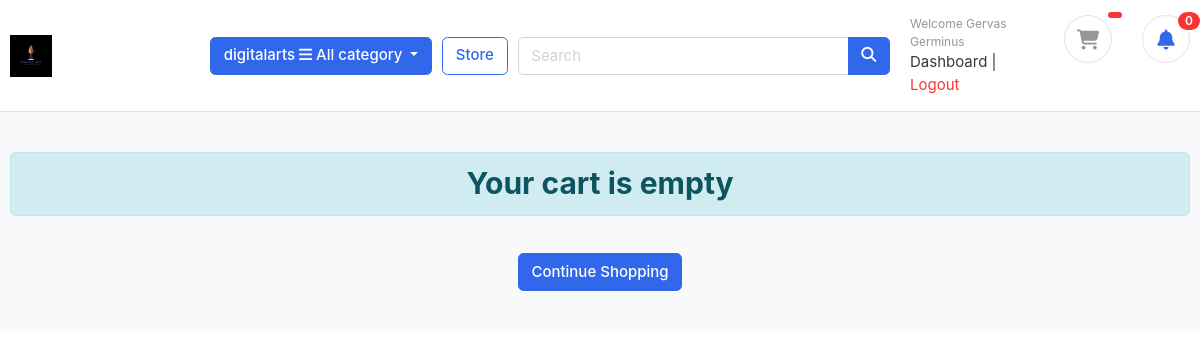
/cart (signed in), run on an earlier commit of the app's database.
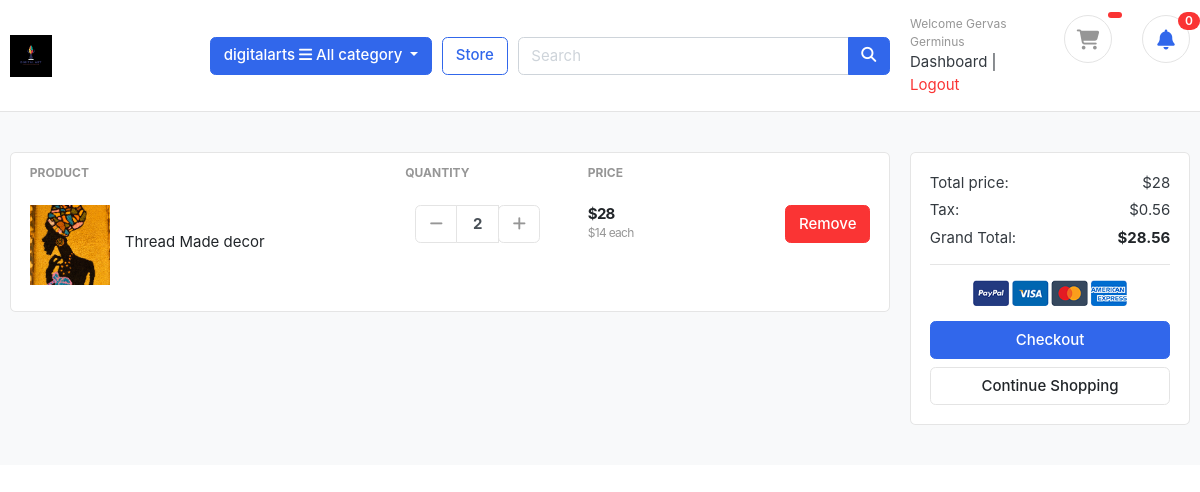
And on a later commit of the database.
### carts/models.py (models this page shows)
class CartItem(models.Model):
    user = models.ForeignKey(Account, on_delete=models.CASCADE, null=True)
    product = models.ForeignKey(Product, on_delete=models.CASCADE)
    variations = models.ManyToManyField(Variation, blank=True)
    cart = models.ForeignKey(Cart, on_delete=models.CASCADE, null=True)
    quantity = models.IntegerField()
    is_active = models.BooleanField(default=True)
    class Meta:
        db_table = 'CartItem'
    def sub_total(self):
        return self.product.price * self.quantity

### store/models.py (models this page shows, shortened)
class Product(models.Model):
    product_name = models.CharField(max_length=100, unique=True)
    slug = models.SlugField(max_length=100, unique=True)
    product_description = models.TextField(max_length=500, blank=True)
    price = models.IntegerField()
    image = models.ImageField(upload_to='photos/products')
    stock = models.IntegerField()
    is_available = models.BooleanField(default=True)
    category = models.ForeignKey(Category, on_delete=models.CASCADE)
    created_date = models.DateTimeField(auto_now_add=True)
    modified_date = models.DateTimeField(auto_now=True)
    def get_url(self):
        return reverse('product_detail', args=[self.category.slug, self.slug])

### carts/views.py (the view)
# urls.py: path('', views.cart, name='cart'),
def cart(request, total=0, quantity=0, cart_items=None):
    try:
        tax = 0
        grand_total = 0
        if request.user.is_authenticated:
            cart_items = CartItem.objects.filter(user=request.user, is_active=True) # get all the cart items using the cart
        else:
            cart = Cart.objects.get(cart_id=_cart_id(request))
            cart_items = CartItem.objects.filter(cart=cart, is_active=True)
        for cart_item in cart_items:
            total += (cart_item.product.price * cart_item.quantity)
            quantity += cart_item.quantity
        tax = (2 * total)/100
        grand_total = total + tax
    except ObjectDoesNotExist:
        pass
    context = {
        'cart_items': cart_items,
        'total': total,
        'quantity': quantity,
        'tax': tax,
        'grand_total': grand_total,
    }
    return render(request, 'carts/cart.html', context)

### templates/carts/cart.html (shortened to what the changed rows need)
{% extends 'base.html' %} {% block title %}Cart{% endblock %} {% load static %}
{% block content %} {% include 'includes/messages.html' %}
<section class="section-content padding-y bg">
  <div class="container">
    {% if not cart_items %}
    <h2 class="text-center alert alert-info" role="alert">
      Your cart is empty
    </h2>
    <br />
    <div class="text-center">
      <a href="{% url 'store' %}" class="btn btn-primary">Continue Shopping</a>
    </div>
    {% else %}
    <div class="row">
      <aside class="col-lg-9">
        <div class="card">
          <table class="table table-borderless table-shopping-cart">
            <thead class="text-muted">
              <tr class="small text-uppercase">
                <th scope="col">Product</th>
                <th scope="col" width="120">Quantity</th>
                <th scope="col" width="120">Price</th>
                <th scope="col" class="text-right" width="200"></th>
              </tr>
            </thead>
            <tbody>
              {% for cart_item in cart_items %}
              <tr>
                <td>
                  <figure class="itemside align-items-center">
                    <div class="aside">
                      <img
                        src="{{cart_item.product.image.url}}"
                        class="img-sm"
                      />
                    </div>
                    <figcaption class="info">
                      <a
                        href="{{ cart_item.product.get_url }}"
                        class="title text-dark"
                      >
                        {{cart_item.product.product_name}}
                      </a>
                    </figcaption>
                  </figure>
                </td>
                <td>
                  <div class="col">
                    <div class="input-group input-spinner">
                      <div class="input-group-prepend">
                        <a
                          href="{% url 'remove_cart' cart_item.product.id cart_item.id %}"
                          class="btn btn-light"
                          type="button"
                          id="button-plus"
                        >
                          <i class="fa fa-minus"></i>
                        </a>
                      </div>
                      <input
                        type="text"
                        class="form-control"
                        value="{{cart_item.quantity}}"
                      />
                      <div class="input-group-append">
                        <form
                          action="{% url 'add_cart' cart_item.product.id %}"
                          method="POST"
                        >
                          <button
                            class="btn btn-light"
                            type="submit"
                            id="button-minus"
                          >
                            <i class="fa fa-plus"></i>
                          </button>
                        </form>
                      </div>
                    </div>
                  </div>
                </td>
                <td>
                  <div class="price-wrap">
                    <var class="price">${{cart_item.sub_total}}</var>
                    <small class="text-muted">
                      ${{cart_item.product.price}} each
                    </small>
                  </div>
                </td>
                <td class="text-right">
                  <a
                    href="{% url 'remove_cart_item' cart_item.product.id cart_item.id %}"
                    onclick="return confirm('Are you sure you want to remove this item?')"
                    class="btn btn-danger"
                  >
                    Remove</a
                  >
                </td>
              </tr>
              {% endfor %}
            </tbody>
          </table>
        </div>
      </aside>
      <aside class="col-lg-3">
        <div class="card">
          <div class="card-body">
            <dl class="dlist-align">
              <dt>Total price:</dt>
              <dd class="text-right">${{total}}</dd>
            </dl>
            <dl class="dlist-align">
              <dt>Tax:</dt>
              <dd class="text-right">${{tax}}</dd>
            </dl>
            <dl class="dlist-align">
              <dt>Grand Total:</dt>
              <dd class="text-right text-dark b">
                <strong>${{grand_total}} </strong>
              </dd>
            </dl>
            <hr />
            <p class="text-center mb-3">
              <img src="{% static 'images/misc/payments.png' %}" height="26" />
            </p>
            <a href="{% url 'checkout' %}" class="btn btn-primary btn-block"> Checkout </a>
            <a href="{% url 'store' %}" class="btn btn-light btn-block"
              >Continue Shopping</a
            >
          </div>
        </div>
      </aside>
    </div>
    {% endif %}
  </div>
</section>
{% endblock %}

What changed in the data, as far as the page shows it:
added CartItem: product.image (picture), product.product_name "Thread Made decor", quantity "2", sub_total "28", product.price "14"
Also different on the page:
{{ total }}: (not shown) → "28"
{{ tax }}: (not shown) → "0.56"
{{ grand_total }}: (not shown) → "28.56"
text no longer shown: "Your cart is empty"
text now shown: "PRODUCT QUANTITY PRICE Total price: $ Tax: $ Grand Total: $ Checkout"
